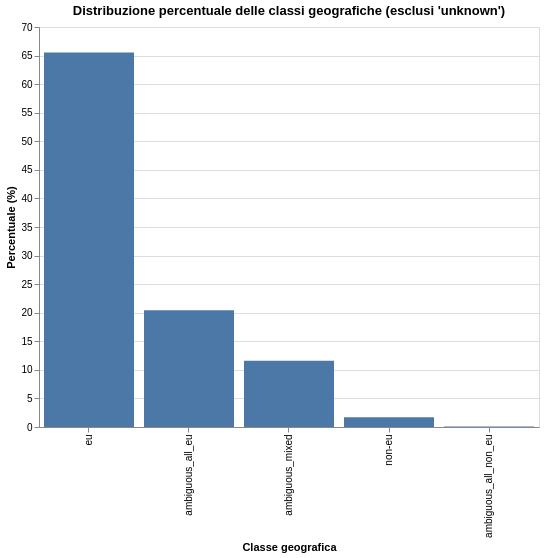

Source (Vega-Lite JSON):
### Vega-Lite specification from a JSON file in a GitHub repository (floating-point values rounded to 4 significant figures)
{"$schema": "https://vega.github.io/schema/vega-lite/v5.20.1.json", "config": {"view": {"continuousHeight": 300, "continuousWidth": 300}}, "data": {"name": "data-ad641325eb357157a88e8275a6c1f2fd"}, "datasets": {"data-ad641325eb357157a88e8275a6c1f2fd": [{"Count": 1931346, "Final Class": "eu", "Percentage": 65.52}, {"Count": 602674, "Final Class": "ambiguous_all_eu", "Percentage": 20.44}, {"Count": 341608, "Final Class": "ambiguous_mixed", "Percentage": 11.59}, {"Count": 50262, "Final Class": "non-eu", "Percentage": 1.7}, {"Count": 1977, "Final Class": "ambiguous_all_non_eu", "Percentage": 0.07}]}, "encoding": {"tooltip": [{"field": "Final Class", "type": "nominal"}, {"field": "Count", "type": "quantitative"}, {"field": "Percentage", "type": "quantitative"}], "x": {"field": "Final Class", "sort": "-y", "title": "Classe geografica", "type": "nominal"}, "y": {"field": "Percentage", "title": "Percentuale (%)", "type": "quantitative"}}, "height": 400, "mark": {"type": "bar"}, "title": "Distribuzione percentuale delle classi geografiche (esclusi 'unknown')", "width": 500}
